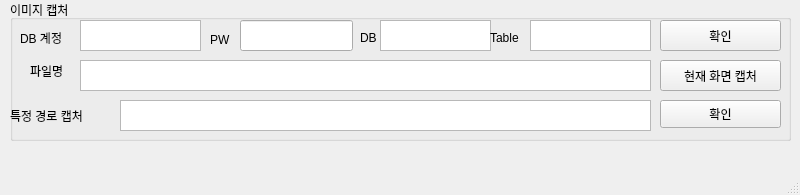
<?xml version="1.0" encoding="UTF-8"?>
<ui version="4.0">
 <class>MainWindow</class>
 <widget class="QMainWindow" name="MainWindow">
  <property name="geometry">
   <rect>
    <x>0</x>
    <y>0</y>
    <width>800</width>
    <height>195</height>
   </rect>
  </property>
  <property name="windowTitle">
   <string>MainWindow</string>
  </property>
  <widget class="QWidget" name="centralwidget">
   <widget class="QGroupBox" name="groupBox">
    <property name="geometry">
     <rect>
      <x>10</x>
      <y>0</y>
      <width>781</width>
      <height>141</height>
     </rect>
    </property>
    <property name="title">
     <string>이미지 캡처</string>
    </property>
    <widget class="QTextEdit" name="textEdit">
     <property name="geometry">
      <rect>
       <x>110</x>
       <y>100</y>
       <width>531</width>
       <height>31</height>
      </rect>
     </property>
    </widget>
    <widget class="QPushButton" name="pushButton">
     <property name="geometry">
      <rect>
       <x>650</x>
       <y>100</y>
       <width>121</width>
       <height>28</height>
      </rect>
     </property>
     <property name="text">
      <string>확인</string>
     </property>
    </widget>
    <widget class="QLabel" name="label_6">
     <property name="geometry">
      <rect>
       <x>20</x>
       <y>60</y>
       <width>51</width>
       <height>21</height>
      </rect>
     </property>
     <property name="text">
      <string>파일명</string>
     </property>
    </widget>
    <widget class="QTextEdit" name="textEdit_6">
     <property name="geometry">
      <rect>
       <x>70</x>
       <y>60</y>
       <width>571</width>
       <height>31</height>
      </rect>
     </property>
    </widget>
    <widget class="QTextEdit" name="textEdit_4">
     <property name="geometry">
      <rect>
       <x>70</x>
       <y>20</y>
       <width>121</width>
       <height>31</height>
      </rect>
     </property>
    </widget>
    <widget class="QLabel" name="label_5">
     <property name="geometry">
      <rect>
       <x>10</x>
       <y>30</y>
       <width>64</width>
       <height>15</height>
      </rect>
     </property>
     <property name="text">
      <string>DB 계정</string>
     </property>
    </widget>
    <widget class="QLabel" name="label_4">
     <property name="geometry">
      <rect>
       <x>200</x>
       <y>30</y>
       <width>41</width>
       <height>20</height>
      </rect>
     </property>
     <property name="text">
      <string>PW</string>
     </property>
    </widget>
    <widget class="QLineEdit" name="lineEdit">
     <property name="geometry">
      <rect>
       <x>230</x>
       <y>20</y>
       <width>113</width>
       <height>31</height>
      </rect>
     </property>
    </widget>
    <widget class="QTextEdit" name="textEdit_2">
     <property name="geometry">
      <rect>
       <x>370</x>
       <y>20</y>
       <width>111</width>
       <height>31</height>
      </rect>
     </property>
    </widget>
    <widget class="QTextEdit" name="textEdit_3">
     <property name="geometry">
      <rect>
       <x>520</x>
       <y>20</y>
       <width>121</width>
       <height>31</height>
      </rect>
     </property>
    </widget>
    <widget class="QLabel" name="label_3">
     <property name="geometry">
      <rect>
       <x>480</x>
       <y>30</y>
       <width>41</width>
       <height>16</height>
      </rect>
     </property>
     <property name="text">
      <string>Table</string>
     </property>
    </widget>
    <widget class="QLabel" name="label_2">
     <property name="geometry">
      <rect>
       <x>350</x>
       <y>30</y>
       <width>21</width>
       <height>16</height>
      </rect>
     </property>
     <property name="text">
      <string>DB</string>
     </property>
    </widget>
    <widget class="QLabel" name="label">
     <property name="geometry">
      <rect>
       <x>0</x>
       <y>100</y>
       <width>101</width>
       <height>31</height>
      </rect>
     </property>
     <property name="text">
      <string>특정 경로 캡처</string>
     </property>
    </widget>
    <widget class="QPushButton" name="pushButton_2">
     <property name="geometry">
      <rect>
       <x>650</x>
       <y>60</y>
       <width>121</width>
       <height>31</height>
      </rect>
     </property>
     <property name="text">
      <string>현재 화면 캡처</string>
     </property>
    </widget>
    <widget class="QPushButton" name="pushButton_3">
     <property name="geometry">
      <rect>
       <x>650</x>
       <y>20</y>
       <width>121</width>
       <height>31</height>
      </rect>
     </property>
     <property name="text">
      <string>확인</string>
     </property>
    </widget>
   </widget>
  </widget>
  <widget class="QMenuBar" name="menubar">
   <property name="geometry">
    <rect>
     <x>0</x>
     <y>0</y>
     <width>800</width>
     <height>26</height>
    </rect>
   </property>
  </widget>
  <widget class="QStatusBar" name="statusbar"/>
 </widget>
 <resources/>
 <connections/>
</ui>
